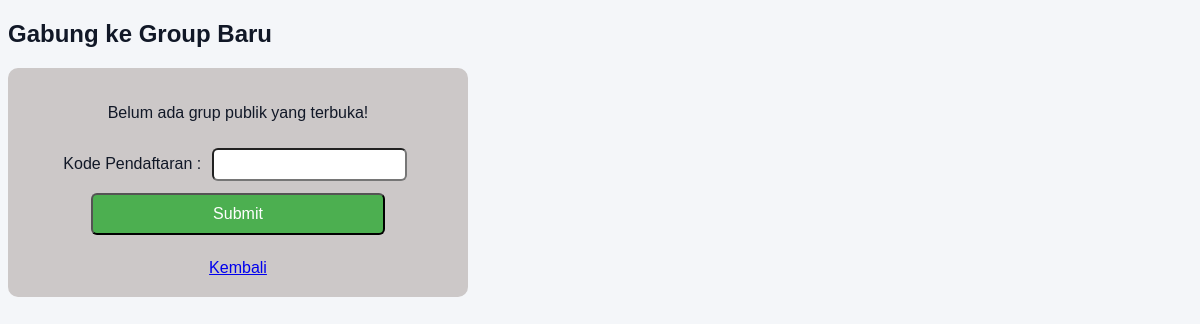
The page /gabung_group.php (signed in) on the database as committed earlier.
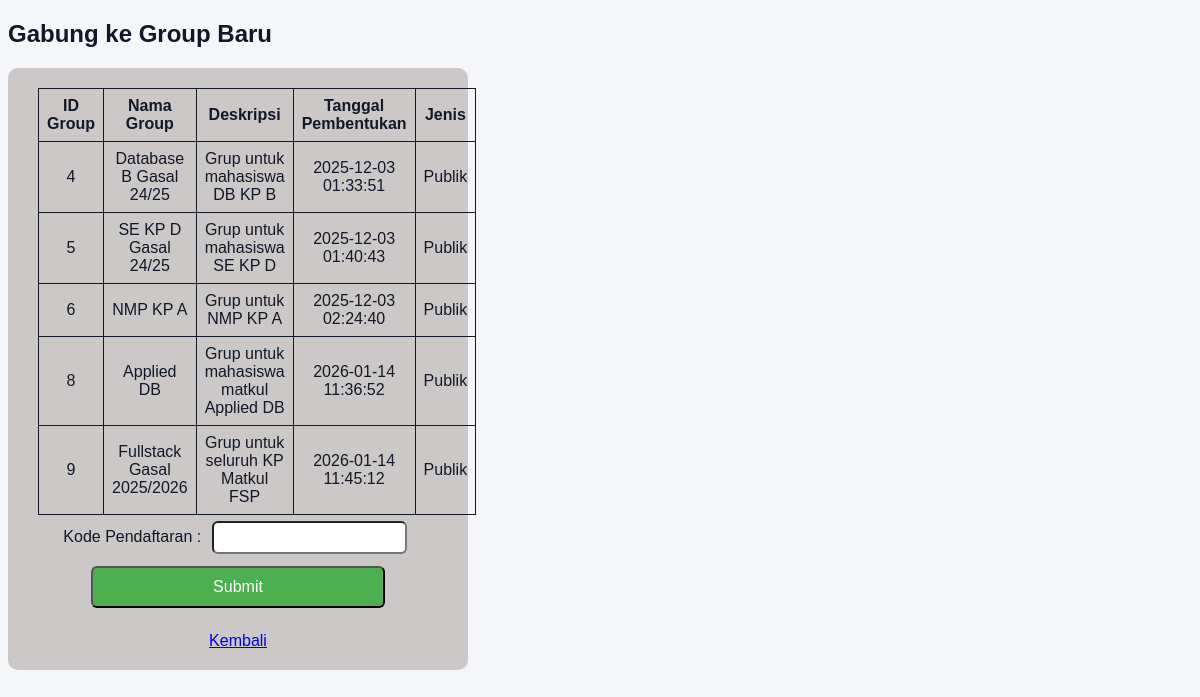
The same page on the database as committed later.
### tables this page shows
CREATE TABLE `grup` (
  `idgrup` int(11) NOT NULL AUTO_INCREMENT,
  `username_pembuat` varchar(20) NOT NULL,
  `nama` varchar(45) DEFAULT NULL,
  `deskripsi` varchar(45) DEFAULT NULL,
  `tanggal_pembentukan` datetime DEFAULT NULL,
  `jenis` enum('Privat','Publik') DEFAULT NULL,
  `kode_pendaftaran` varchar(45) DEFAULT NULL,
  PRIMARY KEY (`idgrup`),
  KEY `fk_grup_akun1_idx` (`username_pembuat`),
  CONSTRAINT `fk_grup_akun1` FOREIGN KEY (`username_pembuat`) REFERENCES `akun` (`username`) ON DELETE CASCADE ON UPDATE CASCADE
);

### Class/parent.php (called while the page is built, shortened)
<?php
class orangtua
{
    public function __construct()
    {
        $this->mysqli =
            new mysqli(SERVER_NAME, USER_NAME, PASSWORD, DB_NAME);
    }
}

### Class/group.php (called while the page is built, shortened)
<?php
require_once("parent.php");
class group extends orangtua
{
    public function getGroupPublik(string $username)
    {
        $sql = "SELECT * FROM grup
            WHERE jenis = 'Publik'
            AND idgrup NOT IN (
                SELECT idgrup FROM member_grup WHERE username = ?
            )";
        $stmt = $this->mysqli->prepare($sql);
        $stmt->bind_param("s", $username);
        $stmt->execute();
        $res = $stmt->get_result();
        return $res;
    }
}

### gabung_group.php (the view, shortened to what this page needs)
<?php
require_once("Class/group.php");
?>
<!DOCTYPE html>
<html lang="en">
<head>
    <link rel="stylesheet" href="theme.css">
</head>
<body>
    <h2>Gabung ke Group Baru</h2>
    <form action="gabung_group_proses.php" method="POST">
        <?php
        $group = new group();
        $res = $group->getGroupPublik($_SESSION['username']);
        if ($res->num_rows > 0) {
            echo "<table>
                <tr>
                    <th>ID Group</th>
                    <th>Nama Group</th>
                    <th>Deskripsi</th>
                    <th>Tanggal Pembentukan</th>
                    <th>Jenis</th>
                </tr>";
            while ($row = $res->fetch_assoc()) {
                echo "<tr>";
                echo "<td>" . $row['idgrup'] . "</td>";
                echo "<td>" . $row['nama'] . "</td>";
                echo "<td>" . $row['deskripsi'] . "</td>";
                echo "<td>" . $row['tanggal_pembentukan'] . "</td>";
                echo "<td>" . $row['jenis'] . "</td>";
                echo "</tr>";
            }
            echo "</table>";
        } else {
            echo "<p>Belum ada grup publik yang terbuka!</p>";
        }
        ?>
        <label>Kode Pendaftaran : </label>
        <input type='text' name='txtKode' required><br>
        <input type="submit" name="btnSubmit" value="Submit" class="button">
        <br><br>
        <a href="home_mahasiswa.php">Kembali</a>
    </form>
</body>
</html>

Rows that differ between the two databases and show on the page:
added grup: idgrup "4", nama "Database B Gasal 24/25", deskripsi "Grup untuk mahasiswa DB KP B", tanggal_pembentukan "2025-12-03 01:33:51", jenis "Publik"
added grup: idgrup "5", nama "SE KP D Gasal 24/25", deskripsi "Grup untuk mahasiswa SE KP D", tanggal_pembentukan "2025-12-03 01:40:43", jenis "Publik"
added grup: idgrup "6", nama "NMP KP A", deskripsi "Grup untuk NMP KP A", tanggal_pembentukan "2025-12-03 02:24:40", jenis "Publik"
added grup: idgrup "8", nama "Applied DB", deskripsi "Grup untuk mahasiswa matkul Applied DB", tanggal_pembentukan "2026-01-14 11:36:52", jenis "Publik"
added grup: idgrup "9", nama "Fullstack Gasal 2025/2026", deskripsi "Grup untuk seluruh KP Matkul FSP", tanggal_pembentukan "2026-01-14 11:45:12", jenis "Publik"
Other text that changed with them:
text no longer shown: "Belum ada grup publik yang terbuka!"
text now shown: "ID Group Nama Group Deskripsi Tanggal Pembentukan Jenis"
